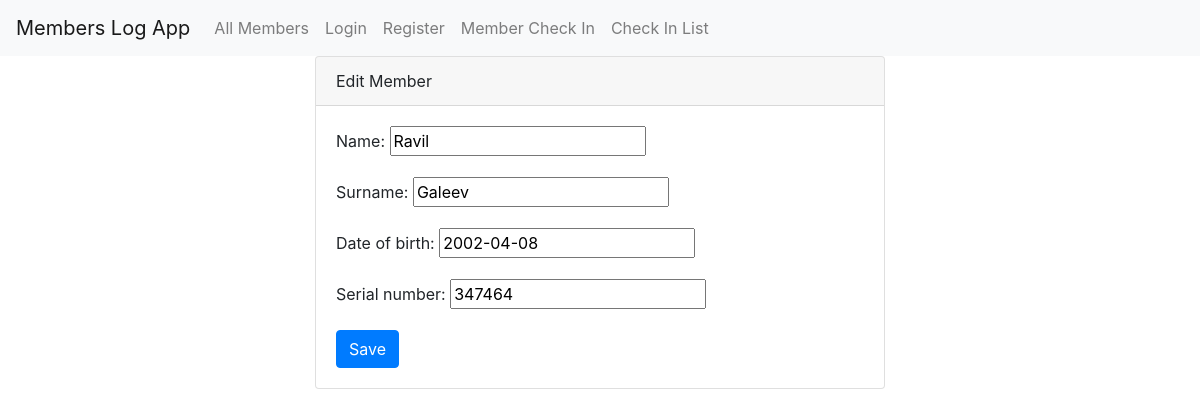
The app's page /member/1/edit/ with its own data.
### logTracker/models.py (models this page shows, shortened)
class Member(models.Model):
    name = models.CharField(max_length=30, blank=False)
    surname = models.CharField(max_length=30, blank=False)
    date_of_birth = models.DateField(blank=False)
    serial_number = models.CharField(max_length=6, blank=False)

### logTracker/views.py (the view)
# urls.py: path('member/<int:member_id>/edit/', editMember, name='edit_member'),
def editMember(request, member_id):
    member = Member.objects.get(pk=member_id)
    if request.method == 'POST':
        form = EditMemberForm(request.POST, instance=member)
        if form.is_valid():
            form.save()
            return redirect('members')
    else:
        form = EditMemberForm(instance=member)
    return render(request, 'edit_member.html', {'form': form})

### logTracker/forms.py
class EditMemberForm(ModelForm):
    class Meta:
        model = Member
        fields = '__all__'

### logTracker/templates/frontend/edit_member.html (shortened to what this page needs)
{% extends 'base.html' %}
{% block content %}
    <div class="row justify-content-center">
        <div class="col-md-6">
            <div class="card">
                <div class="card-header">Edit Member</div>
                <div class="card-body">
                    <form method="POST">
                        {{ form.as_p }}
                        <button type="submit" class="btn btn-primary">Save</button>
                    </form>
                </div>
            </div>
        </div>
    </div>
{% endblock %}

### records on screen
Member: name "Ravil", surname "Galeev", date_of_birth "2002-04-08", serial_number "347464"
